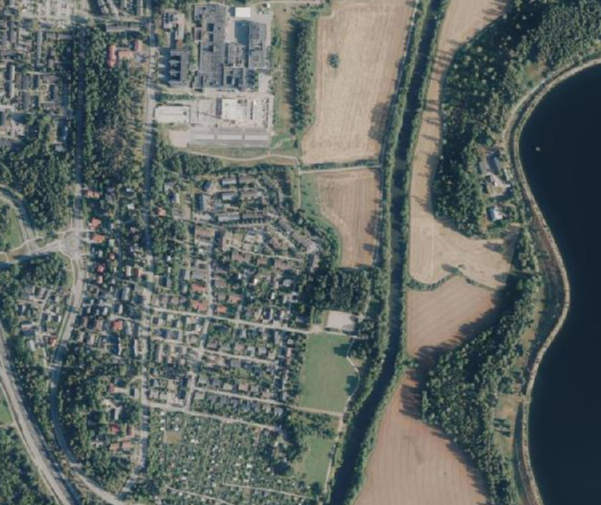
#> input picture karttapatch.png, 1202 x 1010 px (shown at 1/2 size)
$ jupyter execute --allow-errors itxml.ipynb
#> lines starting #> are read from the running program, lines starting #| are printed output that depends on the picture
## An Information-Theoretic Approach to Explainable Machine Learning
Alexander Jung
Aalto University

This notebook contains the numerical experiments of the paper https://arxiv.org/abs/2003.00484

The code snippet below reads in a small region of the city map of Helsinki.

The code snippet below constructs training data. The data points represent individual pixels whose label is the greyscale value of the center pixel and the features are grayscale values of near-by pixels. Features are stored in the rows of numpy array `X` of shape (m,n) and labels are stored in numpy array `y`of shape (m,1). The user summaries are stored in numpy array `u` of shape (m,1).

[cell 1]
# import "Pandas" library/package (and use shorthand "pd" for the package)
# Pandas provides functions for loading (storing) data from (to) files
import pandas as pd
# the library "cv2" provides powerful methods for image processing and computer vision
import cv2
# import functions for displaying and plotting data
from matplotlib import pyplot as plt
from IPython.display import display, HTML
# library "numpy" provides matrix (represented by numpy arrays) operations
import numpy as np
# library "random" provides functions for generating random numbers
import random

# the library owslib provides functions for accessing geospatial (location) information and services (like kartta.hel.fi)
from owslib.wms import WebMapService # import WebMapService from library owalib.wms
# the library io provides functions for handling data in the form of bitstreams ("raw" data)
import io                            # import library io
# the library matplotlib.pyplot provides functions for plotting data
# The Python Imaging Library (PIL) provides helpful functions for image processing
from PIL import Image
from numpy import linalg as LA


pic = Image.open('karttapatch.png')
#> pic is the input picture: PIL image 1202x1010 RGBA; mean R, G, B, A 93.8, 102.1, 99.1, 255
#np_frame = np.array(im_frame.getdata())
print(pic.mode)
#| RGBA

# convert iamge object into a numpy array
X = np.array(pic, dtype='uint8')
print(X.shape)
#| (1010, 1202, 4)
X = X[0:1000,0:1000,0:2]
X=LA.norm(X, axis=2)
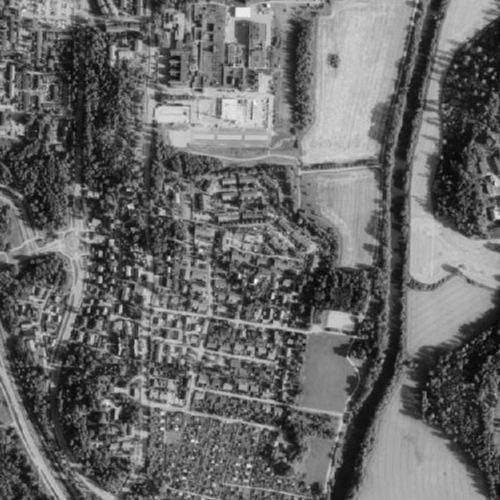
#> X: shape (1000, 1000) float64 (shown at 1/2 size); min 29.41, max 326.7, mean 150.4; drawn with min black and max white
#corrupted = 'PhotoHelsinki.bmp'
#Photo = cv2.imread(corrupted, 0)
#Photo = cv2.resize(Photo, (100, 100))

Photo = X.astype(float)
imgwidth = Photo.shape[0]
#> imgwidth = 1000
imgheight = Photo.shape[1]
#> imgheight = 1000

# define size of neighborhood which is used to characterize a pixel
wp = 2
hp = 2

# determine "uncorroputed pixels" by finding those pixels with grayscale value larger than 0
#good_idx = np.where(Photo > 0)

# avoid pixels close to the boundary since we cannot find neighouring pixels for them
rows = np.clip(range(imgwidth) , wp, imgheight - wp)
#> rows = 1000 values from 2 to 998
cols = np.clip(range(imgheight), hp, imgwidth - hp)
#> cols = 1000 values from 2 to 998

# the function cv2.imread() returns an array of grayscale values 0...255 stored as integers
# it will be convenient to convert the integers to floating point numbers
# this allows us to work with grayscale values as real numbers
Photo = Photo.astype(float)
samplesize = rows.shape[0]
#> samplesize = 1000

# augment image in Data with stripes such that we can also define neighborhoods of border pixels
tmp = np.vstack((np.zeros((wp,imgwidth)),Photo,np.zeros((wp,imgwidth))))
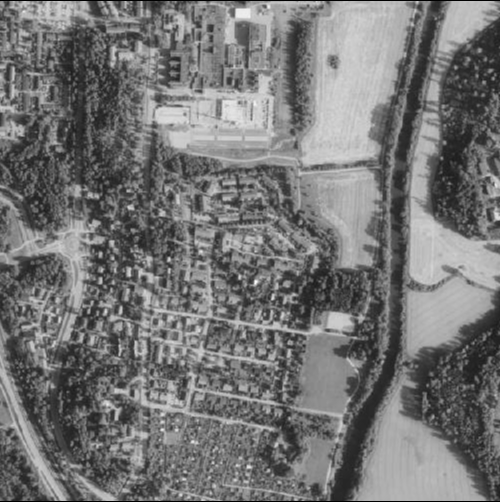
#> tmp: shape (1004, 1000) float64 (shown at 1/2 size); min 0, max 326.7, mean 149.8; drawn with min black and max white
augmented = np.hstack((np.zeros((2*wp+imgheight,hp)),tmp,np.zeros((2*wp+imgheight,hp))))
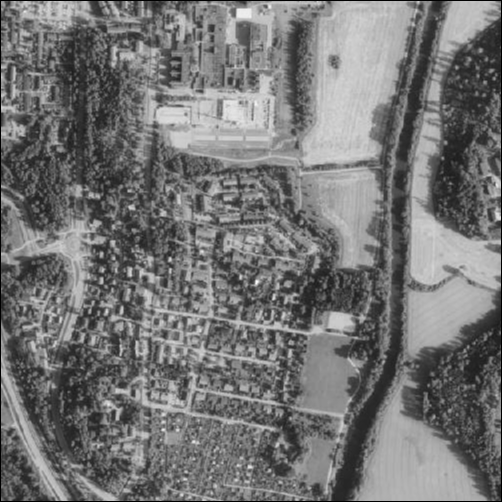
#> augmented: shape (1004, 1004) float64 (shown at 1/2 size); min 0, max 326.7, mean 149.2; drawn with min black and max white

# construct features X for and label vector y for training
# x1 = np.zeros((samplesize,1))
y = np.zeros((samplesize,1))  # predictions on training set
#> y = 1000 values from 0 to 0
u = np.zeros((samplesize,1))  # user summary
#> u = 1000 values from 0 to 0
m = 1000
n = 10
X = np.zeros((m,2*wp*(2*hp+1))) # features of data points in training set

for iter_datapoint in range(m):
    row_tmp = rows[iter_datapoint]+wp
    col_tmp = cols[iter_datapoint]+hp
        # the feature of a data point (pixel) is the average gray level of the neighborhoud
  #  x1[iter_datapoint] = np.sum(augmented[(row_tmp-wp):(row_tmp),(col_tmp-hp):(col_tmp+hp+1)])/(wp*(2*hp+1))
    tmp = np.vstack((augmented[(row_tmp-wp):(row_tmp),(col_tmp-hp):(col_tmp+hp+1)],augmented[(row_tmp+1):(row_tmp+wp+1),(col_tmp-hp):(col_tmp+hp+1)]))
    X[iter_datapoint,:] = tmp.reshape(1,-1)
    u[iter_datapoint] = tmp[2,2]+tmp[3,2] #np.sum(tmp)/(2*wp*(2*hp+1))
    y[iter_datapoint] = augmented[row_tmp,col_tmp]
#> after the loop, u = 1000 values, max 497.8 at index 494, min 76.55 at index 143, mean 261.6; y = 1000 values, max 244 at index 491, min 38.59 at index 142, mean 130.4

print(u)
#> (printed output is left out)
#x1 = x1[0:m]
# lets add some "extra features" here
#X = np.hstack((x1,np.random.randn(n,m).T))

#X = X[:,0:n]
y = y[0:m]

$ run again, with DroneFrameHelsinki 19.31.18.jpeg saved as karttapatch.png
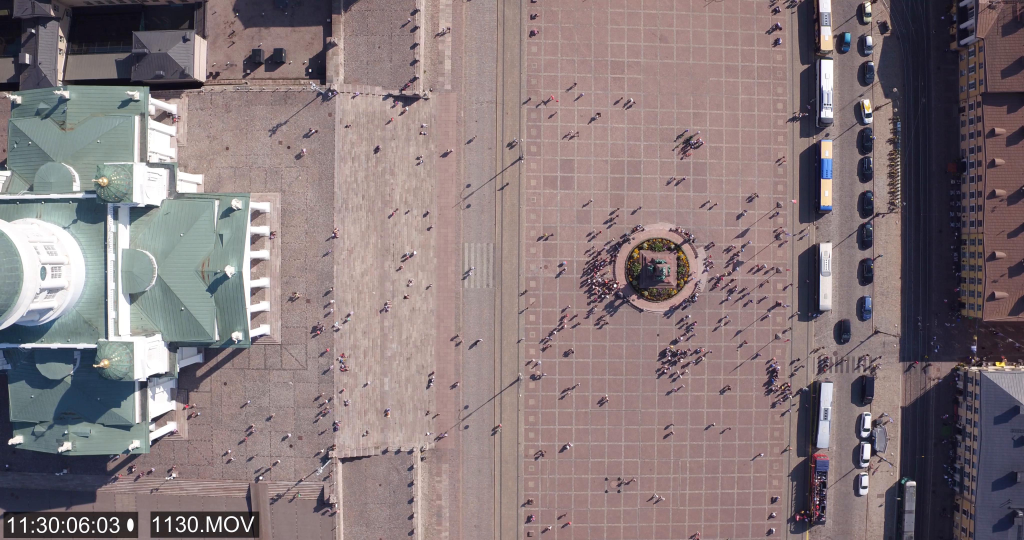
#> input picture DroneFrameHelsinki 19.31.18.jpeg, 4096 x 2160 px (shown at 1/4 size)
#> pic is the input picture: PIL image 4096x2160 RGB; mean R, G, B 134.7, 120.6, 122.6
#| RGB
#| (2160, 4096, 3)
#> `X=LA.norm(X, axis=2)`:
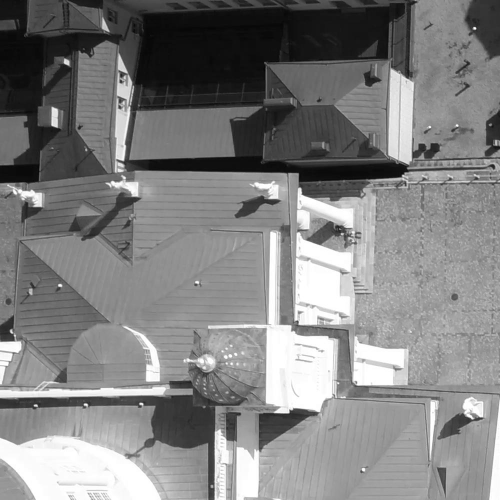
#> X: shape (1000, 1000) float64 (shown at 1/2 size); min 2, max 360.6, mean 183.3; drawn with min black and max white
#> `tmp = np.vstack((np.zeros((wp,imgwidth)),Photo,np.zeros((wp,imgwidth))))`:
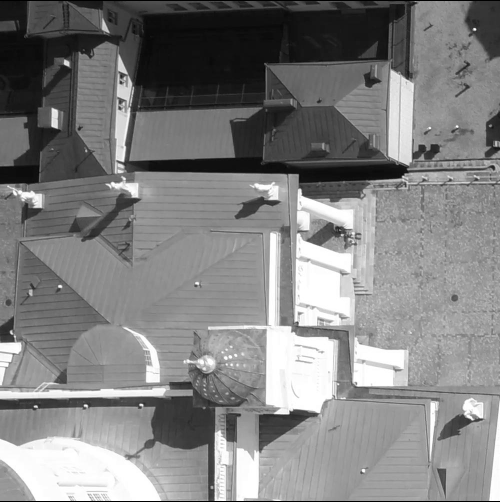
#> tmp: shape (1004, 1000) float64 (shown at 1/2 size); min 0, max 360.6, mean 182.6; drawn with min black and max white
#> after the loop `for iter_datapoint in range(m):`: u = 1000 values, max 721.2 at index 540, min 36.88 at index 82, mean 389.7; y = 1000 values, max 360.6 at index 540, min 18.44 at index 82, mean 195.3
#> (printed output is left out)
